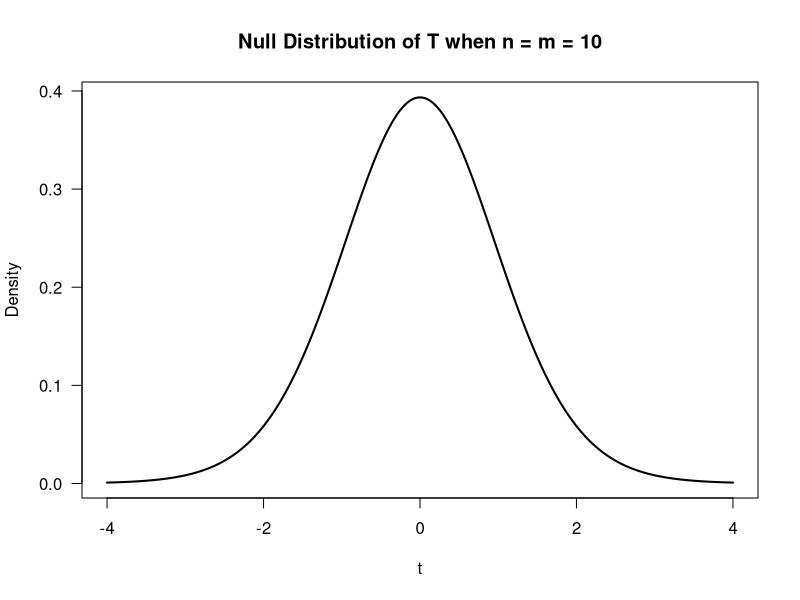
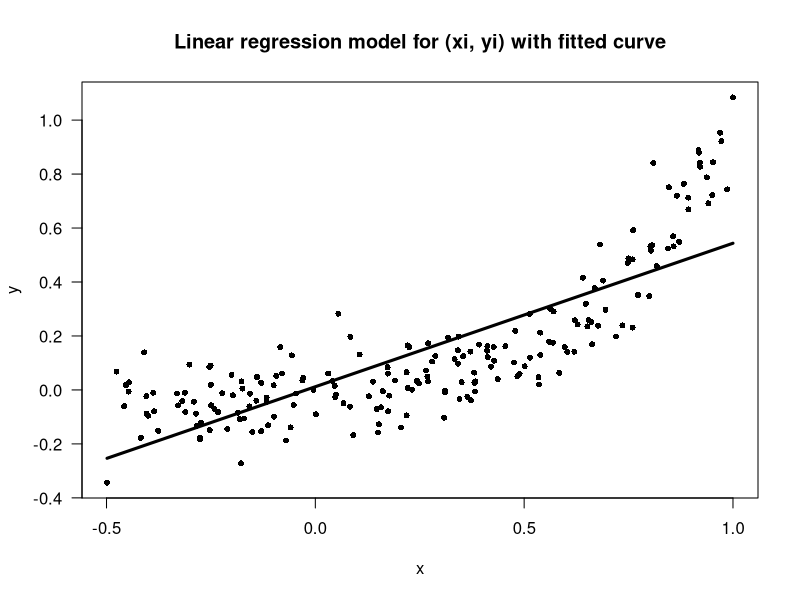
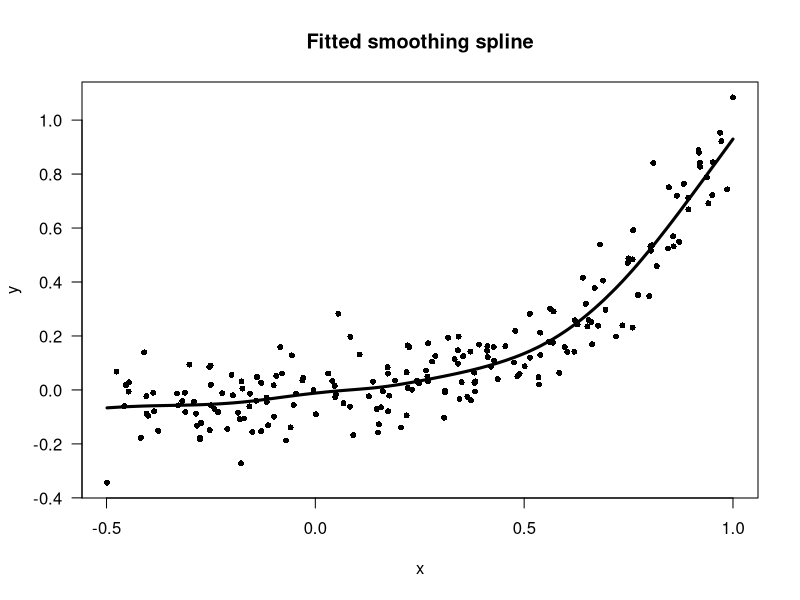

Recreate these plots in R, in order.
## ---- chunk 1
xgrid <- seq(-4,4, length.out=500)
yy <- dt(xgrid, df=18)
plot(xgrid, yy, type="n", ylab="Density", xlab="t", main="Null Distribution of T when n = m = 10", las=1)
lines(xgrid, yy, lwd=2)
## ---- chunk 2
xx <- runif(200, min=-1/2, max=1)
yy <- xx^3 + .1*rnorm(200)
lm.unif <- lm(yy ~ xx)
plot(xx, yy, xlab="x", ylab="y", type="n", las=1, main="Linear regression model for (xi, yi) with fitted curve")
points(xx, yy, pch=16, cex=.8)
lines(xx, lm.unif$coef[1] + lm.unif$coef[2]*xx, lwd=3)
## ---- chunk 3
sspl <- smooth.spline(xx, yy)
plot(xx, yy, xlab="x", ylab="y", type="n", las=1, main="Fitted smoothing spline")
points(xx, yy, pch=16, cex=.8)
lines(sspl$x, sspl$y, lwd=3)
